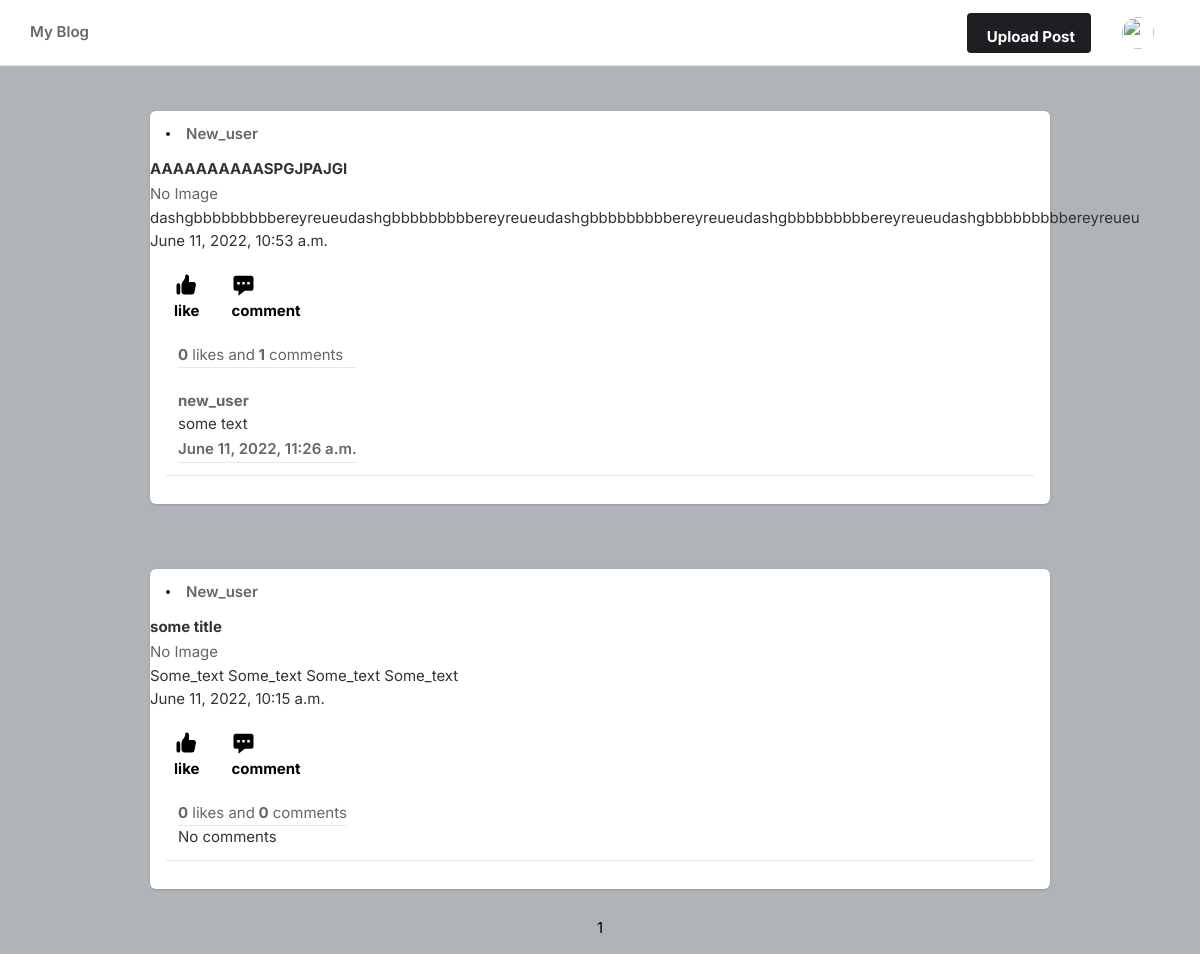
The page /main/ (signed in) on the database as committed earlier.
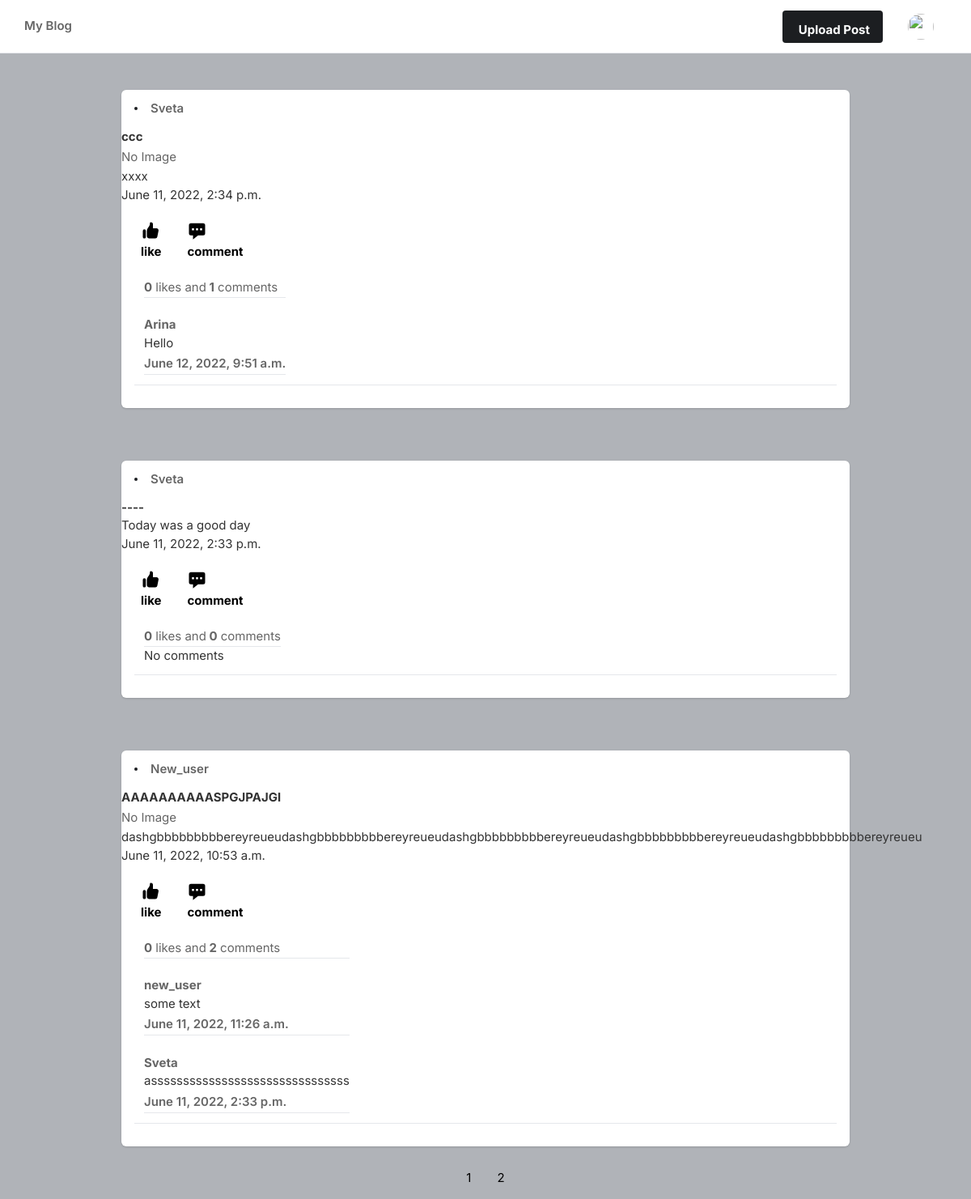
The same page on the database as committed later.
### mainapp/models.py (models this page shows, shortened)
class Post(models.Model):
    title = models.CharField(max_length=255)
    text = models.TextField()
    image = models.ImageField(upload_to='images/',
                              null=True, blank=True)
    created_at = models.DateTimeField(auto_now_add=True)
    number_of_likes = models.IntegerField(default=0, null=True, blank=True)
    author = models.ForeignKey(
        user, on_delete=models.DO_NOTHING)

class Comment(models.Model):
    post = models.ForeignKey(Post, on_delete=models.CASCADE,
                             related_name='comments', default=0, null=True, blank=True)
    text = models.TextField()
    commented_at = models.DateTimeField(auto_now_add=True)
    author = models.ForeignKey(user, on_delete=models.DO_NOTHING)

### mainapp/views.py (the view)
# urls.py: path('main/', MainView.as_view(), name='main'),
class MainView(LoginRequiredMixin, ListView):
    template_name = 'main.html'
    login_url = '/login/'
    queryset = Post.objects.all()
    context_object_name = 'posts'
    paginate_by = 3
    ordering = ['-created_at']
    def get_context_data(self, **kwargs):
        context = super().get_context_data(**kwargs)
        context['user_image'] = Profile.objects.get(user=self.request.user)
        return context

### templates/main.html (shortened to what the changed rows need)
{% load static %}
<!DOCTYPE html>
<html lang="en">
<head>
    <link rel="stylesheet" href="{% static 'assets/css/icons.css' %}">
    <link rel="stylesheet" href="{% static 'assets/css/uikit.css' %}">
    <link rel="stylesheet" href="{% static 'assets/css/style.css' %}">
    <link rel="stylesheet" href="{% static 'assets/css/tailwind.css' %}">
</head>
<body>
            {% for p in posts %}
            <div class="container m-auto">
                    <div class="space-y-5 flex-shrink-5 lg:w-7/20">
                        <div class="bg-white shadow rounded-md  -mx-2 lg:mx-0">
                            <div class="flex justify-between items-center px-4 py-3">
                                <div class="flex flex-1 items-center space-x-4">
                                        <div class="bg-gradient-to-tr from-yellow-600 to-pink-600 p-0.5 rounded-full">
                                        </div>
                                    <a href="/profile?user_pk={{p.author.pk}}"
                                    <span class="block capitalize font-semibold "> {{p.author}} </span>
                                </a>
                                </div>
                            </div>
                            <div uk-lightbox>
                                <h2><strong>{{p.title}}</strong></h2>
                                {% if p.image %}
                                <p img src="{{p.image.url}}"></p>
                                {% else %}
                                <p>No Image</p>
                                {% endif %}
                                <h1>{{p.text}}</h1>
                                <h1>{{p.created_at}}</h1>
                            </div>
                            <div class="py-3 px-4 space-y-3">
                                <div class="flex space-x-4 lg:font-bold">
                                    <a href="/like_post?post_id={{p.pk}}" class="flex items-center space-x-2">
                                        <div class="p-2 rounded-full text-black">
                                            <p>like</p>
                                        </div>
                                    </a>
                                    <a href="/comment/?post_id={{p.pk}}" class="flex items-center space-x-2">
                                        <div class="p-2 rounded-full text-black">
                                            <svg xmlns="http://www.w3.org/2000/svg" viewBox="0 0 20 20" fill="currentColor" width="25" height="25" class="">
                                                <path fill-rule="evenodd" d="M18 5v8a2 2 0 01-2 2h-5l-5 4v-4H4a2 2 0 01-2-2V5a2 2 0 012-2h12a2 2 0 012 2zM7 8H5v2h2V8zm2 0h2v2H9V8zm6 0h-2v2h2V8z" clip-rule="evenodd" />
                                            </svg>
                                            <p>comment</p>
                                        </div>
                                    </a>
                                </div>
                                <div class="flex items-center space-x-3">
                                    <div class="">
                                         <strong>{{p.number_of_likes}}</strong> likes and<strong>
                                             {{p.comments.count}}</strong> comments
                                             <hr>
                                             {% if not p.comments.all %}
                                             <h2>No comments</h2>
                                             {% else %}
                                             {% for comment in p.comments.all %}
                                             <br>
                                             <strong>{{comment.author}}</strong>
                                             <br>
                                             <h2>{{comment.text}}</h2>
                                             <p class="font-semibold">{{comment.commented_at}}</p>
                                             <hr>
                                             {% endfor %}
                                             {% endif %}
                                            </div>
                                        </div>
                                        <div class="border-t pt-4 space-y-4 ">
                                        </div>
                                    </div>
                                </div>
                                {% endfor %}
                <div class="center">
                    <div class="pagination">
                        <ul>
                            {% for p in paginator.page_range %}
                            <a href="?page={{ p }}">{{ p }}</a>
                            {% endfor %}
                        </ul>
                    </div>
                </div>
</body>
</html>

Rows that differ between the two databases and show on the page:
no longer on this page (row edited): Post: author "New_user", title "some title", image "No Image", text "Some_text Some_text Some_text Some_text", created_at "June 11, 2022, 10:15 a.m.", number_of_likes "0", comments.count "0", shows "No comments"
added Post: author "Sveta", title "ccc", image "No Image", text "xxxx", created_at "June 11, 2022, 2:34 p.m.", number_of_likes "0", comments.count "1"
added Comment: author "Arina", text "Hello", commented_at "June 12, 2022, 9:51 a.m.", shown under "Sveta"
added Post: author "Sveta", title "----", text "Today was a good day", created_at "June 11, 2022, 2:33 p.m.", number_of_likes "0", comments.count "0", shows "No comments"
computed for Post "AAAAAAAAAASPGJPAJGI": comments.count "1" → "2"
added Comment: author "Sveta", text "asssssssssssssssssssssssssssssss", commented_at "June 11, 2022, 2:33 p.m.", shown under Post "AAAAAAAAAASPGJPAJGI"
Other text that changed with them:
new list line: "2"
